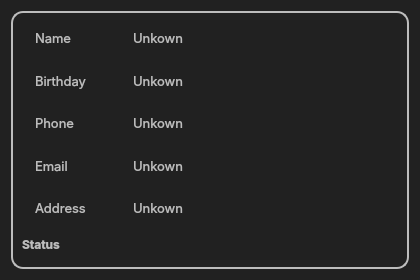
<?xml version="1.0" encoding="UTF-8"?>
<ui version="4.0">
 <class>CardInfo</class>
 <widget class="QWidget" name="CardInfo">
  <property name="geometry">
   <rect>
    <x>0</x>
    <y>0</y>
    <width>420</width>
    <height>280</height>
   </rect>
  </property>
  <property name="minimumSize">
   <size>
    <width>420</width>
    <height>280</height>
   </size>
  </property>
  <property name="maximumSize">
   <size>
    <width>420</width>
    <height>286</height>
   </size>
  </property>
  <property name="windowTitle">
   <string>Form</string>
  </property>
  <property name="styleSheet">
   <string notr="true">#CardInfo{
	background-color:  rgb(33, 33, 33);
	
}
QLabel{
	color: rgb(189, 189, 189);
}
#cardInfoFrame{
	border: 2px solid rgb(189, 189, 189);
	border-radius:12px;

}
#editButton, #deleteButton {
	padding:5px;
	border:None;
}</string>
  </property>
  <layout class="QGridLayout" name="gridLayout">
   <item row="0" column="0">
    <widget class="QFrame" name="cardInfoFrame">
     <property name="frameShape">
      <enum>QFrame::Shape::StyledPanel</enum>
     </property>
     <property name="frameShadow">
      <enum>QFrame::Shadow::Raised</enum>
     </property>
     <layout class="QVBoxLayout" name="verticalLayout_3">
      <item>
       <layout class="QHBoxLayout" name="horizontalLayout_2">
        <item>
         <widget class="QLabel" name="imageLabel">
          <property name="maximumSize">
           <size>
            <width>170</width>
            <height>210</height>
           </size>
          </property>
          <property name="text">
           <string/>
          </property>
          <property name="pixmap">
           <pixmap resource="CardInfo.qrc">:/image/resources/images/Person.jpg</pixmap>
          </property>
          <property name="alignment">
           <set>Qt::AlignmentFlag::AlignCenter</set>
          </property>
         </widget>
        </item>
        <item>
         <layout class="QHBoxLayout" name="horizontalLayout" stretch="1,3">
          <property name="spacing">
           <number>10</number>
          </property>
          <item>
           <layout class="QVBoxLayout" name="verticalLayout">
            <item>
             <widget class="QLabel" name="nameLabel">
              <property name="font">
               <font>
                <family>Inter</family>
                <pointsize>10</pointsize>
               </font>
              </property>
              <property name="text">
               <string>Name</string>
              </property>
             </widget>
            </item>
            <item>
             <widget class="QLabel" name="birthdayLabel">
              <property name="font">
               <font>
                <family>Inter</family>
                <pointsize>10</pointsize>
               </font>
              </property>
              <property name="text">
               <string>Birthday</string>
              </property>
             </widget>
            </item>
            <item>
             <widget class="QLabel" name="phoneLabel">
              <property name="font">
               <font>
                <family>Inter</family>
                <pointsize>10</pointsize>
               </font>
              </property>
              <property name="text">
               <string>Phone</string>
              </property>
             </widget>
            </item>
            <item>
             <widget class="QLabel" name="emailLabel">
              <property name="font">
               <font>
                <family>Inter</family>
                <pointsize>10</pointsize>
               </font>
              </property>
              <property name="text">
               <string>Email</string>
              </property>
             </widget>
            </item>
            <item>
             <widget class="QLabel" name="addressLabel">
              <property name="font">
               <font>
                <family>Inter</family>
                <pointsize>10</pointsize>
               </font>
              </property>
              <property name="text">
               <string>Address</string>
              </property>
             </widget>
            </item>
           </layout>
          </item>
          <item>
           <layout class="QVBoxLayout" name="verticalLayout_2">
            <item>
             <widget class="QLabel" name="nameInfo">
              <property name="font">
               <font>
                <family>Inter</family>
                <pointsize>10</pointsize>
               </font>
              </property>
              <property name="text">
               <string>Unkown</string>
              </property>
             </widget>
            </item>
            <item>
             <widget class="QLabel" name="birthdayInfo">
              <property name="font">
               <font>
                <family>Inter</family>
                <pointsize>10</pointsize>
               </font>
              </property>
              <property name="text">
               <string>Unkown</string>
              </property>
             </widget>
            </item>
            <item>
             <widget class="QLabel" name="phoneInfo">
              <property name="font">
               <font>
                <family>Inter</family>
                <pointsize>10</pointsize>
               </font>
              </property>
              <property name="text">
               <string>Unkown</string>
              </property>
             </widget>
            </item>
            <item>
             <widget class="QLabel" name="emailInfo">
              <property name="font">
               <font>
                <family>Inter</family>
                <pointsize>10</pointsize>
               </font>
              </property>
              <property name="text">
               <string>Unkown</string>
              </property>
             </widget>
            </item>
            <item>
             <widget class="QLabel" name="addressInfo">
              <property name="font">
               <font>
                <family>Inter</family>
                <pointsize>10</pointsize>
               </font>
              </property>
              <property name="text">
               <string>Unkown</string>
              </property>
             </widget>
            </item>
           </layout>
          </item>
         </layout>
        </item>
       </layout>
      </item>
      <item>
       <layout class="QHBoxLayout" name="horizontalLayout_3">
        <item>
         <widget class="QLabel" name="status">
          <property name="font">
           <font>
            <family>Inter</family>
            <bold>true</bold>
           </font>
          </property>
          <property name="text">
           <string>Status</string>
          </property>
          <property name="alignment">
           <set>Qt::AlignmentFlag::AlignCenter</set>
          </property>
         </widget>
        </item>
        <item>
         <spacer name="horizontalSpacer">
          <property name="orientation">
           <enum>Qt::Orientation::Horizontal</enum>
          </property>
          <property name="sizeHint" stdset="0">
           <size>
            <width>40</width>
            <height>20</height>
           </size>
          </property>
         </spacer>
        </item>
        <item>
         <widget class="QPushButton" name="editButton">
          <property name="font">
           <font>
            <family>Inter</family>
            <pointsize>10</pointsize>
            <bold>false</bold>
           </font>
          </property>
          <property name="text">
           <string/>
          </property>
          <property name="icon">
           <iconset resource="CardInfo.qrc">
            <normaloff>:/icon/resources/Icons/pen-solid.svg</normaloff>:/icon/resources/Icons/pen-solid.svg</iconset>
          </property>
          <property name="iconSize">
           <size>
            <width>16</width>
            <height>16</height>
           </size>
          </property>
         </widget>
        </item>
        <item>
         <widget class="QPushButton" name="deleteButton">
          <property name="font">
           <font>
            <family>Inter</family>
            <pointsize>10</pointsize>
            <bold>false</bold>
           </font>
          </property>
          <property name="text">
           <string/>
          </property>
          <property name="icon">
           <iconset resource="CardInfo.qrc">
            <normaloff>:/icon/resources/Icons/trash-solid.svg</normaloff>:/icon/resources/Icons/trash-solid.svg</iconset>
          </property>
          <property name="iconSize">
           <size>
            <width>16</width>
            <height>16</height>
           </size>
          </property>
         </widget>
        </item>
       </layout>
      </item>
     </layout>
    </widget>
   </item>
  </layout>
 </widget>
 <resources>
  <include location="CardInfo.qrc"/>
 </resources>
 <connections/>
</ui>
